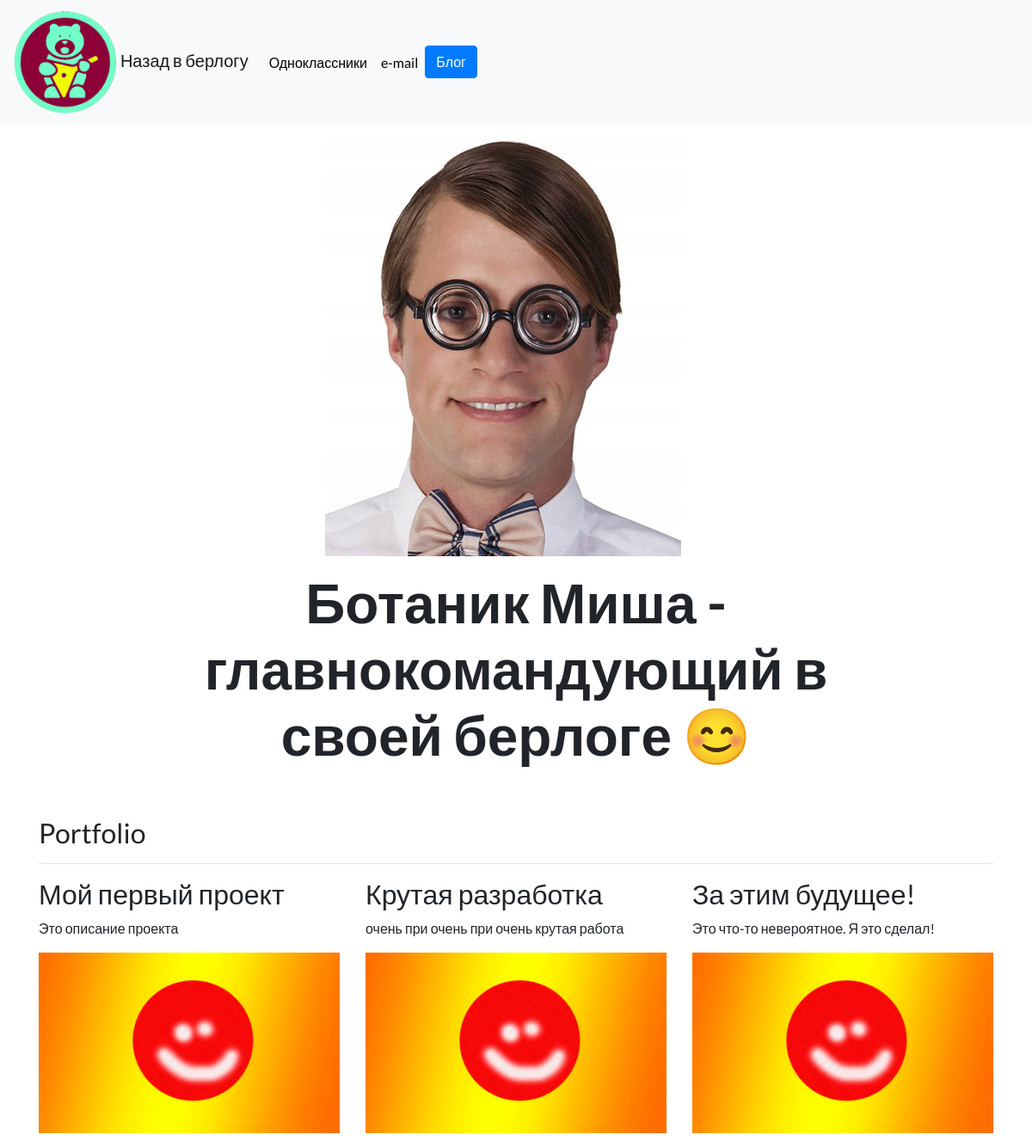
The page / on the database its author committed.
### portfolio/models.py (models this page shows, shortened)
class Project(models.Model):
    title = models.CharField(max_length=100)
    description = models.CharField(max_length=250)
    image = models.ImageField(upload_to="portfolio/images/")
    url = models.URLField(blank=True)

### portfolio/views.py (the view)
# urls.py: 2. Add a URL to urlpatterns:  path('', views.home, name='home')
def home(request):
    projects = Project.objects.all()
    return render(request, 'portfolio/main.html', {'projects': projects})

### portfolio/templates/portfolio/main.html
{% extends 'portfolio/base.html' %}
{% load static %}
{% block content %}
<div class="row justify-content-center my-3">
  <div class="col-5">
    <img src="{% static 'portfolio\ava.jpg' %}" class="img-fluid">
  </div>
</div>
<div class="row justify-content-center mb-3">
  <div class="col-md-9 text-center">
    <h1 id="hometext" class="font-weight-bold">Ботаник Миша - главнокомандующий в своей берлоге 😊</h1>
  </div>
</div>
<h2 class="mt-5">Portfolio</h2>
<hr>
<div class="album">
  <div class="row">
    {% for project in projects %}
    <div class="col-lg-4 col-md-6 col-sm-12">
      <h2>{{ project.title }}</h2>
      <p>{{ project.description }}</p>
      {% if project.url %}
      <a href="{{ project.url }}">
        <img src="{{ project.image.url }}" class="img-fluid mb-2">
      </a>
      {% else%}
      <img src="{{ project.image.url }}" class="img-fluid mb-2">
      {% endif %}
    </div>
    {% endfor %}
  </div>
</div>
{% endblock %}

### portfolio/templates/portfolio/base.html (shortened to what this page needs)
{% load static %}
<!doctype html>
<html lang="en">
<head>
  <link rel="stylesheet" href="https://cdn.jsdelivr.net/npm/bootstrap@4.6.2/dist/css/bootstrap.min.css">
  <link rel="stylesheet" href="{% static "portfolio/custom.css" %}">
</head>
<body>
<header>
  <nav id ="topNav" class="navbar navbar-expand-lg navbar-light bg-light">
    <a class="navbar-brand" href="{% url 'home' %}">
      <img src="{% static "portfolio/bear_logo.png" %}" width="120" height="auto" class="d-inline-block align-center" alt="Берлога">
      <span>Назад в берлогу</span>
    </a>
    <div class="collapse navbar-collapse" id="navbarSupportedContent">
      <ul class="navbar-nav mr-auto">
        <li class="nav-item">
          <a class="nav-link" href="#">Одноклассники</a>
        </li>
        <li class="nav-item">
          <a class="nav-link" href="#">e-mail</a>
        </li>
        <li class="nav-item">
          <a role="button" href="{% url 'blog:all_blogs' %}" class="btn btn-primary">Блог</a>
        </li>
      </ul>
    </div>
  </nav>
</header>
<main role="main">
  <div class="container">
    {% block content %}{% endblock %}
  </div>
</main>
</body>
</html>

### portfolio/static/portfolio/custom.css (style rules this page uses)
.navbar-nav .nav-link { color: rgba(0,0,0,1) !important; }
body { font-family: 'Lato', sans-serif; }
@media (min-width: 992px) { #hometext { font-size: 4rem; } }

### rows shown on the page
Project: title "Мой первый проект", description "Это описание проекта", image (picture)
Project: title "Крутая разработка", description "очень при очень при очень крутая работа", image (picture)
Project: title "За этим будущее!", description "Это что-то невероятное. Я это сделал!", image (picture)
